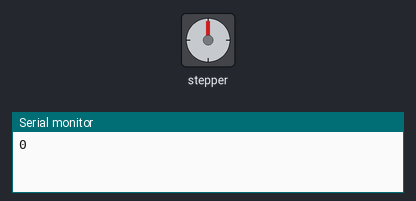
Bench run of a sketch on a simulated Raspberry Pi Pico. Shown: stepper motor, the last lines printed to the serial monitor. Stepper angles assume 2048 steps per turn.

Above: at 0.15 s.
At 13.24 s:
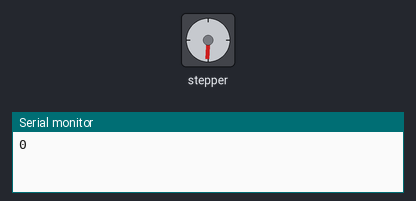
At 26.4 s:
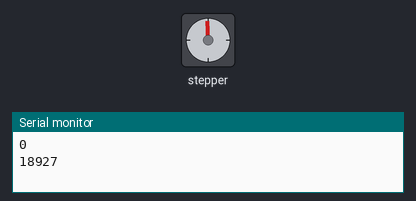
At 39.54 s:
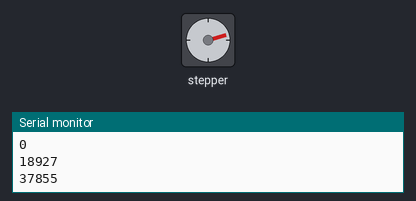
Timing chart, 0 to 40.0 s (numbered marks = the images above):
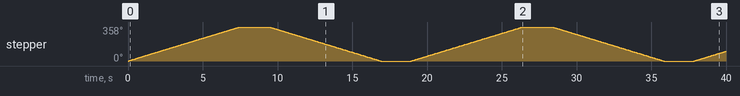

The sketch:

UnipolarStepper.ino
```cpp
// (licence header left out)
// Comment/uncomment as suitable for your hardware
// #define LaunchPadF5529

// AccelStepper:
// http://www.airspayce.com/mikem/arduino/AccelStepper/

// Motor pins
#ifdef LaunchPadF5529
#define motorPin1 P8_2
#define motorPin2 P3_7
#define motorPin3 P4_0
#define motorPin4 P4_3
#else
#define motorPin1 2
#define motorPin2 3
#define motorPin3 4
#define motorPin4 5
#endif

#include <Stepper.h>
#include <AccelStepper.h>

// The sequence 1-3-2-4 required for proper sequencing of 28-BYJ48
// steps = Number of steps in one revolution * Gear ratio = (360/Stride Angle) * 63.68395 = (360/5.625) * 63.68395 = 4076
#define STEPS_PER_REV 4076
#define NUM_STEPS 64

Stepper stepper1(NUM_STEPS, motorPin1, motorPin3, motorPin2, motorPin4);
AccelStepper stepper2(AccelStepper::HALF4WIRE, motorPin1, motorPin3, motorPin2, motorPin4);

void setup()
{
  Serial.begin(9600);
  setup0(); // modify this to try different implementations
}

void loop()
{
  loop0(); // modify this to try different implementations
}

void setup0()
{
  stepper1.setSpeed(200);
}

void loop0()
{
  Serial.println(millis());
  stepper1.setSpeed(256); // in RPM
  stepper1.step(STEPS_PER_REV/2); // Rotate CW
  delay(2000);

  stepper1.setSpeed(256);
  stepper1.step(-STEPS_PER_REV/2); // Rotate CCW
  delay(2000);
}


//=====================================================================
int Steps = 0;
boolean Direction = true;
unsigned long last_time;
unsigned long currentMillis ;
int steps_left = STEPS_PER_REV - 1;
long time;

void setup1()
{
  pinMode(motorPin1, OUTPUT);
  pinMode(motorPin2, OUTPUT);
  pinMode(motorPin3, OUTPUT);
  pinMode(motorPin4, OUTPUT);
}

void loop1()
{
  while (steps_left>0) {
    stepper(1);

    #ifdef LaunchPadF5529
    delay(1);
    #else
    delay(2); // use 2 ms on Arduino Uno to prevent stalling
    #endif

    steps_left--;
  }

  // Delay and change direction
  delay(2000);
  Direction = !Direction;
  steps_left = STEPS_PER_REV-1;
}

void stepper(int xw)
{
  for (int x = 0; x < xw; x++) {
    switch (Steps) {
      case 0:
        digitalWrite(motorPin1, LOW);
        digitalWrite(motorPin2, LOW);
        digitalWrite(motorPin3, LOW);
        digitalWrite(motorPin4, HIGH);
        break;
      case 1:
        digitalWrite(motorPin1, LOW);
        digitalWrite(motorPin2, LOW);
        digitalWrite(motorPin3, HIGH);
        digitalWrite(motorPin4, HIGH);
        break;
      case 2:
        digitalWrite(motorPin1, LOW);
        digitalWrite(motorPin2, LOW);
        digitalWrite(motorPin3, HIGH);
        digitalWrite(motorPin4, LOW);
        break;
      case 3:
        digitalWrite(motorPin1, LOW);
        digitalWrite(motorPin2, HIGH);
        digitalWrite(motorPin3, HIGH);
        digitalWrite(motorPin4, LOW);
        break;
      case 4:
        digitalWrite(motorPin1, LOW);
        digitalWrite(motorPin2, HIGH);
        digitalWrite(motorPin3, LOW);
        digitalWrite(motorPin4, LOW);
        break;
      case 5:
        digitalWrite(motorPin1, HIGH);
        digitalWrite(motorPin2, HIGH);
        digitalWrite(motorPin3, LOW);
        digitalWrite(motorPin4, LOW);
        break;
      case 6:
        digitalWrite(motorPin1, HIGH);
        digitalWrite(motorPin2, LOW);
        digitalWrite(motorPin3, LOW);
        digitalWrite(motorPin4, LOW);
        break;
      case 7:
        digitalWrite(motorPin1, HIGH);
        digitalWrite(motorPin2, LOW);
        digitalWrite(motorPin3, LOW);
        digitalWrite(motorPin4, HIGH);
        break;
      default:
        digitalWrite(motorPin1, LOW);
        digitalWrite(motorPin2, LOW);
        digitalWrite(motorPin3, LOW);
        digitalWrite(motorPin4, LOW);
        break;
    }
    updateSteps();
  }
}

void updateSteps()
{
  if (Direction==1) { Steps++; }
  if (Direction==0) { Steps--; }
  if (Steps>7) { Steps=0; }
  if (Steps<0) { Steps=7; }
}


//=====================================================================
void setup2()
{
  stepper2.setMaxSpeed(800.0); // in steps per sec
  stepper2.move(1);
  stepper2.setSpeed(800);
}

void loop2()
{
  stepper2.runSpeed();
}


//=====================================================================
void setup3()
{
  stepper2.setMaxSpeed(800.0);
  stepper2.setAcceleration(100.0);
  stepper2.setSpeed(600);
  stepper2.moveTo(STEPS_PER_REV);
}

void loop3()
{
  // Change direction at the limits
  if (stepper2.distanceToGo() == 0) {
    stepper2.moveTo(-stepper2.currentPosition());
  }
  stepper2.run();
}
```

Measured:
- by itself, stepper: turns 358° clockwise in 7.4 s, then 358° counter-clockwise in 7.4 s, then 358° clockwise in 7.4 s, then 358° counter-clockwise in 7.4 s, and so on
